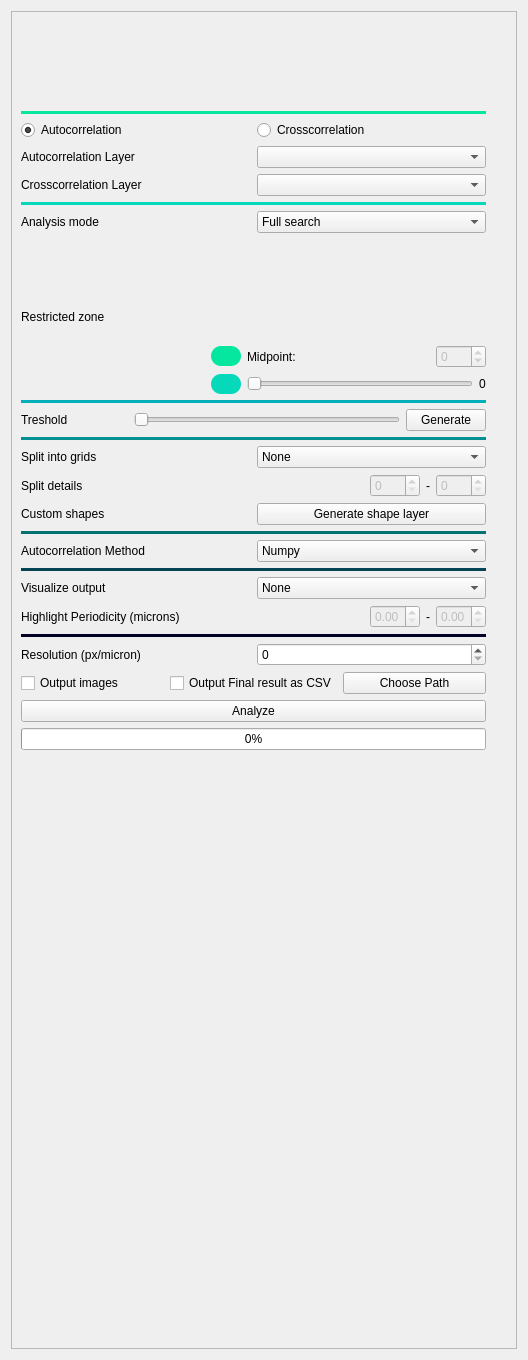
<?xml version="1.0" encoding="UTF-8"?>
<ui version="4.0">
 <class>Form</class>
 <widget class="QWidget" name="Form">
  <property name="geometry">
   <rect>
    <x>0</x>
    <y>0</y>
    <width>528</width>
    <height>1360</height>
   </rect>
  </property>
  <property name="windowTitle">
   <string>Form</string>
  </property>
  <layout class="QVBoxLayout" name="verticalLayout_2">
   <item>
    <widget class="QScrollArea" name="scrollArea">
     <property name="verticalScrollBarPolicy">
      <enum>Qt::ScrollBarAlwaysOff</enum>
     </property>
     <property name="horizontalScrollBarPolicy">
      <enum>Qt::ScrollBarAlwaysOff</enum>
     </property>
     <property name="widgetResizable">
      <bool>true</bool>
     </property>
     <property name="alignment">
      <set>Qt::AlignLeading|Qt::AlignLeft|Qt::AlignTop</set>
     </property>
     <widget class="QWidget" name="scrollAreaWidgetContents_5">
      <property name="geometry">
       <rect>
        <x>0</x>
        <y>0</y>
        <width>502</width>
        <height>1334</height>
       </rect>
      </property>
      <layout class="QVBoxLayout" name="verticalLayout_6">
       <property name="rightMargin">
        <number>30</number>
       </property>
       <item>
        <layout class="QVBoxLayout" name="verticalLayout">
         <property name="leftMargin">
          <number>0</number>
         </property>
         <item>
          <layout class="QHBoxLayout" name="horizontalLayout">
           <property name="sizeConstraint">
            <enum>QLayout::SetFixedSize</enum>
           </property>
           <property name="bottomMargin">
            <number>20</number>
           </property>
           <item>
            <widget class="QLabel" name="label_2">
             <property name="sizePolicy">
              <sizepolicy hsizetype="Minimum" vsizetype="Minimum">
               <horstretch>0</horstretch>
               <verstretch>0</verstretch>
              </sizepolicy>
             </property>
             <property name="minimumSize">
              <size>
               <width>440</width>
               <height>64</height>
              </size>
             </property>
             <property name="maximumSize">
              <size>
               <width>440</width>
               <height>64</height>
              </size>
             </property>
             <property name="autoFillBackground">
              <bool>false</bool>
             </property>
             <property name="frameShape">
              <enum>QFrame::NoFrame</enum>
             </property>
             <property name="text">
              <string/>
             </property>
             <property name="textFormat">
              <enum>Qt::PlainText</enum>
             </property>
             <property name="pixmap">
              <pixmap>Artboard4.png</pixmap>
             </property>
             <property name="scaledContents">
              <bool>true</bool>
             </property>
             <property name="alignment">
              <set>Qt::AlignCenter</set>
             </property>
             <property name="wordWrap">
              <bool>false</bool>
             </property>
            </widget>
           </item>
          </layout>
         </item>
         <item>
          <widget class="Line" name="line_3">
           <property name="sizePolicy">
            <sizepolicy hsizetype="Minimum" vsizetype="Minimum">
             <horstretch>0</horstretch>
             <verstretch>0</verstretch>
            </sizepolicy>
           </property>
           <property name="minimumSize">
            <size>
             <width>0</width>
             <height>2</height>
            </size>
           </property>
           <property name="styleSheet">
            <string notr="true">border: 5px solid #05e69f</string>
           </property>
           <property name="lineWidth">
            <number>5</number>
           </property>
           <property name="midLineWidth">
            <number>5</number>
           </property>
           <property name="orientation">
            <enum>Qt::Horizontal</enum>
           </property>
          </widget>
         </item>
         <item>
          <layout class="QHBoxLayout" name="horizontalLayout_18">
           <item>
            <widget class="QRadioButton" name="radioButton_1">
             <property name="text">
              <string>Autocorrelation</string>
             </property>
             <property name="checked">
              <bool>true</bool>
             </property>
            </widget>
           </item>
           <item>
            <widget class="QRadioButton" name="radioButton_2">
             <property name="text">
              <string>Crosscorrelation</string>
             </property>
            </widget>
           </item>
          </layout>
         </item>
         <item>
          <layout class="QHBoxLayout" name="horizontalLayout_7">
           <item>
            <widget class="QLabel" name="label_8">
             <property name="text">
              <string>Autocorrelation Layer</string>
             </property>
            </widget>
           </item>
           <item>
            <widget class="QComboBox" name="comboBox_layer"/>
           </item>
          </layout>
         </item>
         <item>
          <layout class="QHBoxLayout" name="horizontalLayout_17">
           <item>
            <widget class="QLabel" name="label_19">
             <property name="enabled">
              <bool>true</bool>
             </property>
             <property name="text">
              <string>Crosscorrelation Layer</string>
             </property>
            </widget>
           </item>
           <item>
            <widget class="QComboBox" name="comboBox_layer_1">
             <property name="enabled">
              <bool>true</bool>
             </property>
            </widget>
           </item>
          </layout>
         </item>
         <item>
          <widget class="Line" name="line">
           <property name="styleSheet">
            <string notr="true">border: 2px solid #05d9b9</string>
           </property>
           <property name="lineWidth">
            <number>0</number>
           </property>
           <property name="orientation">
            <enum>Qt::Horizontal</enum>
           </property>
          </widget>
         </item>
         <item>
          <layout class="QHBoxLayout" name="horizontalLayout_5">
           <item>
            <widget class="QLabel" name="label_5">
             <property name="text">
              <string>Analysis mode</string>
             </property>
            </widget>
           </item>
           <item>
            <widget class="QComboBox" name="comboBox_mode">
             <item>
              <property name="text">
               <string>Full search</string>
              </property>
             </item>
             <item>
              <property name="text">
               <string>Restrict angle</string>
              </property>
             </item>
            </widget>
           </item>
          </layout>
         </item>
         <item>
          <layout class="QHBoxLayout" name="horizontalLayout_6">
           <item>
            <widget class="QLabel" name="label_6">
             <property name="text">
              <string>Restricted zone</string>
             </property>
            </widget>
           </item>
           <item>
            <spacer name="horizontalSpacer">
             <property name="orientation">
              <enum>Qt::Horizontal</enum>
             </property>
             <property name="sizeType">
              <enum>QSizePolicy::Fixed</enum>
             </property>
             <property name="sizeHint" stdset="0">
              <size>
               <width>100</width>
               <height>20</height>
              </size>
             </property>
            </spacer>
           </item>
           <item>
            <layout class="QVBoxLayout" name="verticalLayout_3">
             <item alignment="Qt::AlignHCenter">
              <widget class="QLabel" name="label_7">
               <property name="enabled">
                <bool>true</bool>
               </property>
               <property name="minimumSize">
                <size>
                 <width>100</width>
                 <height>100</height>
                </size>
               </property>
               <property name="maximumSize">
                <size>
                 <width>100</width>
                 <height>100</height>
                </size>
               </property>
               <property name="baseSize">
                <size>
                 <width>100</width>
                 <height>100</height>
                </size>
               </property>
               <property name="layoutDirection">
                <enum>Qt::LeftToRight</enum>
               </property>
               <property name="frameShape">
                <enum>QFrame::NoFrame</enum>
               </property>
               <property name="text">
                <string/>
               </property>
               <property name="textFormat">
                <enum>Qt::PlainText</enum>
               </property>
               <property name="pixmap">
                <pixmap>compas.svg</pixmap>
               </property>
               <property name="scaledContents">
                <bool>true</bool>
               </property>
               <property name="alignment">
                <set>Qt::AlignCenter</set>
               </property>
               <property name="wordWrap">
                <bool>false</bool>
               </property>
               <property name="margin">
                <number>0</number>
               </property>
              </widget>
             </item>
             <item>
              <layout class="QHBoxLayout" name="horizontalLayout_3">
               <item>
                <widget class="QFrame" name="frame">
                 <property name="minimumSize">
                  <size>
                   <width>30</width>
                   <height>20</height>
                  </size>
                 </property>
                 <property name="maximumSize">
                  <size>
                   <width>30</width>
                   <height>20</height>
                  </size>
                 </property>
                 <property name="styleSheet">
                  <string notr="true">background-color: #05e69f;
border-radius: 10px</string>
                 </property>
                 <property name="frameShape">
                  <enum>QFrame::StyledPanel</enum>
                 </property>
                 <property name="frameShadow">
                  <enum>QFrame::Raised</enum>
                 </property>
                 <property name="lineWidth">
                  <number>0</number>
                 </property>
                </widget>
               </item>
               <item>
                <widget class="QLabel" name="label">
                 <property name="text">
                  <string>Midpoint:</string>
                 </property>
                 <property name="textFormat">
                  <enum>Qt::PlainText</enum>
                 </property>
                 <property name="scaledContents">
                  <bool>false</bool>
                 </property>
                </widget>
               </item>
               <item>
                <widget class="QSpinBox" name="spinBox_zoneMid">
                 <property name="enabled">
                  <bool>false</bool>
                 </property>
                 <property name="maximumSize">
                  <size>
                   <width>50</width>
                   <height>16777215</height>
                  </size>
                 </property>
                 <property name="minimum">
                  <number>-360</number>
                 </property>
                 <property name="maximum">
                  <number>360</number>
                 </property>
                 <property name="value">
                  <number>0</number>
                 </property>
                </widget>
               </item>
              </layout>
             </item>
             <item>
              <layout class="QHBoxLayout" name="horizontalLayout_4">
               <item>
                <widget class="QFrame" name="frame_3">
                 <property name="enabled">
                  <bool>false</bool>
                 </property>
                 <property name="minimumSize">
                  <size>
                   <width>30</width>
                   <height>20</height>
                  </size>
                 </property>
                 <property name="maximumSize">
                  <size>
                   <width>30</width>
                   <height>20</height>
                  </size>
                 </property>
                 <property name="styleSheet">
                  <string notr="true">background-color: #05d9b9;
border-radius: 10px;</string>
                 </property>
                 <property name="frameShape">
                  <enum>QFrame::StyledPanel</enum>
                 </property>
                 <property name="frameShadow">
                  <enum>QFrame::Raised</enum>
                 </property>
                 <property name="lineWidth">
                  <number>0</number>
                 </property>
                </widget>
               </item>
               <item>
                <widget class="QSlider" name="angleSlider">
                 <property name="enabled">
                  <bool>false</bool>
                 </property>
                 <property name="styleSheet">
                  <string notr="true"/>
                 </property>
                 <property name="orientation">
                  <enum>Qt::Horizontal</enum>
                 </property>
                </widget>
               </item>
               <item>
                <widget class="QLabel" name="sliderLabel">
                 <property name="text">
                  <string>0</string>
                 </property>
                </widget>
               </item>
              </layout>
             </item>
            </layout>
           </item>
          </layout>
         </item>
         <item>
          <widget class="Line" name="line_2">
           <property name="styleSheet">
            <string notr="true">border: 2px solid #03afb8</string>
           </property>
           <property name="orientation">
            <enum>Qt::Horizontal</enum>
           </property>
          </widget>
         </item>
         <item>
          <layout class="QHBoxLayout" name="horizontalLayout_8">
           <item>
            <widget class="QLabel" name="label_9">
             <property name="text">
              <string>Treshold</string>
             </property>
            </widget>
           </item>
           <item>
            <spacer name="horizontalSpacer_2">
             <property name="orientation">
              <enum>Qt::Horizontal</enum>
             </property>
             <property name="sizeType">
              <enum>QSizePolicy::Fixed</enum>
             </property>
             <property name="sizeHint" stdset="0">
              <size>
               <width>60</width>
               <height>0</height>
              </size>
             </property>
            </spacer>
           </item>
           <item>
            <widget class="QSlider" name="threshSlider">
             <property name="enabled">
              <bool>true</bool>
             </property>
             <property name="maximum">
              <number>255</number>
             </property>
             <property name="orientation">
              <enum>Qt::Horizontal</enum>
             </property>
            </widget>
           </item>
           <item>
            <widget class="QPushButton" name="genThresh">
             <property name="text">
              <string>Generate</string>
             </property>
            </widget>
           </item>
          </layout>
         </item>
         <item>
          <widget class="Line" name="line_4">
           <property name="styleSheet">
            <string notr="true">border: 2px solid #028f92</string>
           </property>
           <property name="orientation">
            <enum>Qt::Horizontal</enum>
           </property>
          </widget>
         </item>
         <item>
          <layout class="QHBoxLayout" name="horizontalLayout_12">
           <item>
            <widget class="QLabel" name="label_13">
             <property name="text">
              <string>Split into grids</string>
             </property>
            </widget>
           </item>
           <item>
            <widget class="QComboBox" name="comboBox_gridsplit">
             <item>
              <property name="text">
               <string>None</string>
              </property>
             </item>
             <item>
              <property name="text">
               <string>Auto</string>
              </property>
             </item>
             <item>
              <property name="text">
               <string>Manual</string>
              </property>
             </item>
             <item>
              <property name="text">
               <string>Fixed</string>
              </property>
             </item>
             <item>
              <property name="text">
               <string>Custom</string>
              </property>
             </item>
            </widget>
           </item>
          </layout>
         </item>
         <item>
          <layout class="QHBoxLayout" name="horizontalLayout_11">
           <item>
            <widget class="QLabel" name="label_11">
             <property name="text">
              <string>Split details</string>
             </property>
            </widget>
           </item>
           <item>
            <spacer name="horizontalSpacer_3">
             <property name="orientation">
              <enum>Qt::Horizontal</enum>
             </property>
             <property name="sizeHint" stdset="0">
              <size>
               <width>40</width>
               <height>20</height>
              </size>
             </property>
            </spacer>
           </item>
           <item>
            <widget class="QSpinBox" name="spinBox_gridLeft">
             <property name="enabled">
              <bool>false</bool>
             </property>
             <property name="maximumSize">
              <size>
               <width>50</width>
               <height>16777215</height>
              </size>
             </property>
             <property name="minimum">
              <number>0</number>
             </property>
             <property name="maximum">
              <number>1000000</number>
             </property>
             <property name="value">
              <number>0</number>
             </property>
            </widget>
           </item>
           <item alignment="Qt::AlignHCenter">
            <widget class="QLabel" name="label_12">
             <property name="text">
              <string>-</string>
             </property>
            </widget>
           </item>
           <item>
            <widget class="QSpinBox" name="spinBox_gridRight">
             <property name="enabled">
              <bool>false</bool>
             </property>
             <property name="maximumSize">
              <size>
               <width>50</width>
               <height>16777215</height>
              </size>
             </property>
             <property name="minimum">
              <number>0</number>
             </property>
             <property name="maximum">
              <number>100000</number>
             </property>
             <property name="value">
              <number>0</number>
             </property>
            </widget>
           </item>
          </layout>
         </item>
         <item>
          <layout class="QHBoxLayout" name="horizontalLayout_15">
           <item>
            <widget class="QLabel" name="label_17">
             <property name="text">
              <string>Custom shapes</string>
             </property>
            </widget>
           </item>
           <item>
            <widget class="QPushButton" name="pushButton_genShapes">
             <property name="text">
              <string>Generate shape layer</string>
             </property>
            </widget>
           </item>
          </layout>
         </item>
         <item>
          <widget class="Line" name="line_17">
           <property name="styleSheet">
            <string notr="true">border: 2px solid #027371</string>
           </property>
           <property name="orientation">
            <enum>Qt::Horizontal</enum>
           </property>
          </widget>
         </item>
         <item>
          <layout class="QHBoxLayout" name="horizontalLayout_2">
           <item>
            <widget class="QLabel" name="label_3">
             <property name="text">
              <string>Autocorrelation Method</string>
             </property>
            </widget>
           </item>
           <item>
            <widget class="QComboBox" name="comboBox_AutocorMethod">
             <item>
              <property name="text">
               <string>Numpy</string>
              </property>
             </item>
             <item>
              <property name="text">
               <string>Miso</string>
              </property>
             </item>
            </widget>
           </item>
          </layout>
         </item>
         <item>
          <widget class="Line" name="line_18">
           <property name="styleSheet">
            <string notr="true">border: 2px solid #024451</string>
           </property>
           <property name="orientation">
            <enum>Qt::Horizontal</enum>
           </property>
          </widget>
         </item>
         <item>
          <layout class="QHBoxLayout" name="horizontalLayout_10">
           <item>
            <widget class="QLabel" name="label_10">
             <property name="text">
              <string>Visualize output</string>
             </property>
            </widget>
           </item>
           <item>
            <widget class="QComboBox" name="comboBox_visOutput">
             <item>
              <property name="text">
               <string>None</string>
              </property>
             </item>
             <item>
              <property name="text">
               <string>2D PCA</string>
              </property>
             </item>
             <item>
              <property name="text">
               <string>3D</string>
              </property>
             </item>
            </widget>
           </item>
          </layout>
         </item>
         <item>
          <layout class="QHBoxLayout" name="horizontalLayout_14">
           <item>
            <widget class="QLabel" name="label_15">
             <property name="text">
              <string>Highlight Periodicity (microns)</string>
             </property>
            </widget>
           </item>
           <item>
            <spacer name="horizontalSpacer_4">
             <property name="orientation">
              <enum>Qt::Horizontal</enum>
             </property>
             <property name="sizeHint" stdset="0">
              <size>
               <width>40</width>
               <height>20</height>
              </size>
             </property>
            </spacer>
           </item>
           <item>
            <widget class="QDoubleSpinBox" name="doubleSpinBox_visLeft">
             <property name="enabled">
              <bool>false</bool>
             </property>
             <property name="maximumSize">
              <size>
               <width>50</width>
               <height>16777215</height>
              </size>
             </property>
            </widget>
           </item>
           <item alignment="Qt::AlignHCenter">
            <widget class="QLabel" name="label_16">
             <property name="text">
              <string>-</string>
             </property>
            </widget>
           </item>
           <item>
            <widget class="QDoubleSpinBox" name="doubleSpinBox_visRight">
             <property name="enabled">
              <bool>false</bool>
             </property>
             <property name="maximumSize">
              <size>
               <width>50</width>
               <height>16777215</height>
              </size>
             </property>
            </widget>
           </item>
          </layout>
         </item>
         <item>
          <widget class="Line" name="line_19">
           <property name="styleSheet">
            <string notr="true">border: 2px solid #020024</string>
           </property>
           <property name="orientation">
            <enum>Qt::Horizontal</enum>
           </property>
          </widget>
         </item>
         <item>
          <layout class="QHBoxLayout" name="horizontalLayout_13">
           <item>
            <widget class="QLabel" name="label_14">
             <property name="text">
              <string>Resolution (px/micron)</string>
             </property>
            </widget>
           </item>
           <item>
            <widget class="QSpinBox" name="spinBox_pixel">
             <property name="maximum">
              <number>9999999</number>
             </property>
            </widget>
           </item>
          </layout>
         </item>
         <item>
          <layout class="QHBoxLayout" name="horizontalLayout_9">
           <item>
            <widget class="QCheckBox" name="checkBox_outImg">
             <property name="text">
              <string>Output images</string>
             </property>
            </widget>
           </item>
           <item>
            <widget class="QCheckBox" name="checkBox_outCSV">
             <property name="text">
              <string>Output Final result as CSV</string>
             </property>
            </widget>
           </item>
           <item>
            <widget class="QPushButton" name="pushButton_File">
             <property name="text">
              <string>Choose Path</string>
             </property>
            </widget>
           </item>
          </layout>
         </item>
         <item>
          <widget class="QPushButton" name="analyze">
           <property name="text">
            <string>Analyze</string>
           </property>
          </widget>
         </item>
         <item>
          <widget class="QProgressBar" name="progressBar">
           <property name="value">
            <number>0</number>
           </property>
          </widget>
         </item>
        </layout>
       </item>
       <item>
        <spacer name="verticalSpacer">
         <property name="orientation">
          <enum>Qt::Vertical</enum>
         </property>
         <property name="sizeHint" stdset="0">
          <size>
           <width>20</width>
           <height>40</height>
          </size>
         </property>
        </spacer>
       </item>
      </layout>
     </widget>
    </widget>
   </item>
  </layout>
 </widget>
 <resources/>
 <connections/>
</ui>
